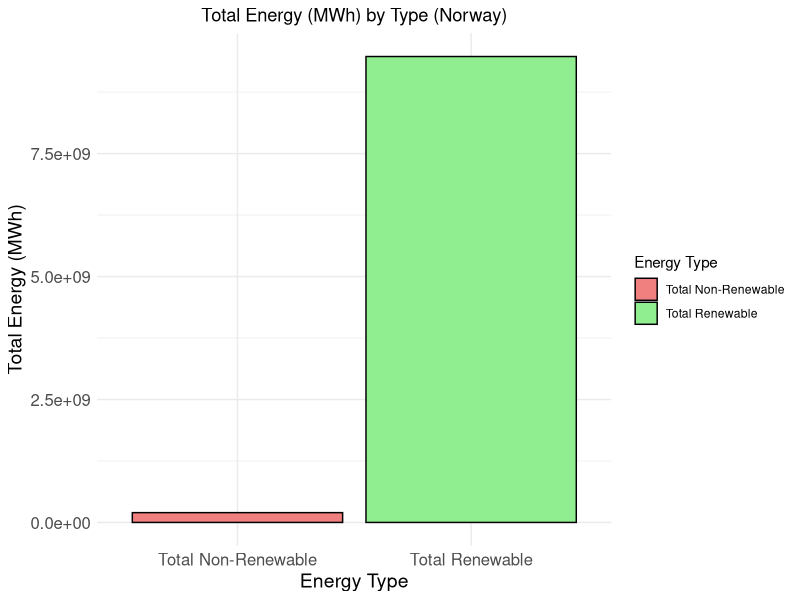
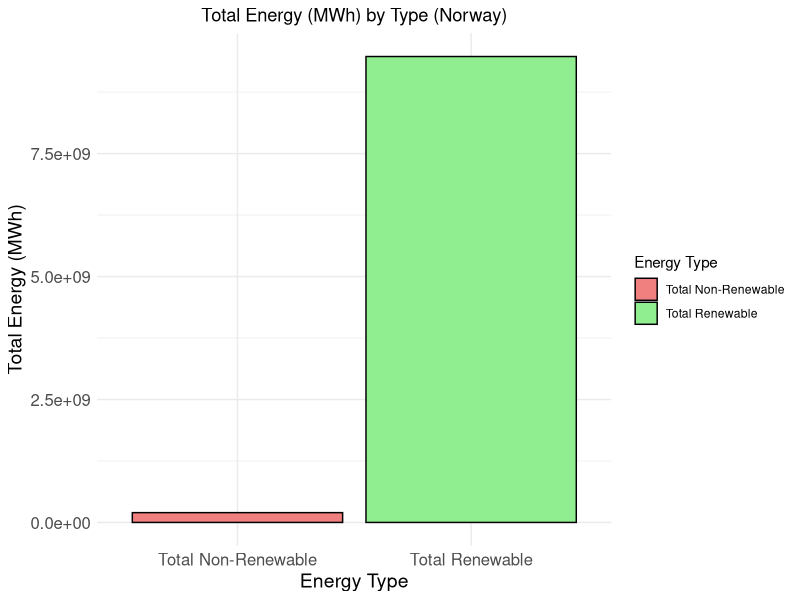

R code for these plots, in order:
# Load required libraries
library(ggplot2)
library(dplyr)
library(tidyr)
library(readr)

# Load the CSV file
data <- read.csv("Renewable_energy.csv", stringsAsFactors = FALSE)

# Clean column names
colnames(data) <- tolower(trimws(colnames(data)))

# Filter for rows where Country == "World"
world_data <- data %>%
  filter(country == "Norway")

# Check if any rows match "World"
if (nrow(world_data) == 0) {
  stop("No records found with Country = 'World'")
}

# Identify yearly columns (F2000 to F2023)
year_cols <- names(data)[grepl("^f\\d+$", names(data))]

# Convert year columns to numeric
world_data[year_cols] <- lapply(world_data[year_cols], as.numeric)

# Function to convert energy values to MWh
convert_to_mwh <- function(value, unit) {
  if (unit == "Gigawatt-hours (GWh)") {
    return(value * 1000) # GWh to MWh
  } else if (unit == "Megawatt (MW)") {
    return(value * 8760) # MW to MWh/year (approx 8760 hours/year)
  } else {
    return(value) # Default, no conversion
  }
}

# Apply conversion and sum yearly values
world_data <- world_data %>%
  rowwise() %>%
  mutate(
    total_mwh = sum(c_across(all_of(year_cols)), na.rm = TRUE),
    total_mwh = convert_to_mwh(total_mwh, unit)
  ) %>%
  ungroup()

# Extract and sum totals by energy type
summary_data <- world_data %>%
  filter(energy_type %in% c("Total Renewable", "Total Non-Renewable")) %>%
  group_by(Energy_Type = energy_type) %>%
  summarise(Total_MWh = sum(total_mwh, na.rm = TRUE))

# Print summary for debugging
print("Summary of Total MWh by Energy Type:")
print(summary_data)

# Plot with ggplot2
plot <- ggplot(summary_data, aes(x = Energy_Type, y = Total_MWh, fill = Energy_Type)) +
  geom_bar(stat = "identity", color = "black") +
  labs(
    title = "Total Energy (MWh) by Type (Norway)",
    x = "Energy Type",
    y = "Total Energy (MWh)",
    fill = "Energy Type"
  ) +
  theme_minimal() +
  scale_fill_manual(values = c("Total Renewable" = "lightgreen", "Total Non-Renewable" = "lightcoral")) +
  theme(
    plot.title = element_text(hjust = 0.5),
    axis.text = element_text(size = 12),
    axis.title = element_text(size = 14)
  )

# Print the plot
print(plot)

png(filename = "Energy_Type_Summary_MWh_Norway.png", width = 2400, height = 1600, res = 300)
print(plot)
dev.off()
# Save the plot as a high-quality PNG file
# ggsave(
#   filename = "Energy_Type_Summary_MWh.png",
#   plot = plot,
#   dpi = 300,
#   width = 8,
#   height = 6,
#   units = "in"
# )